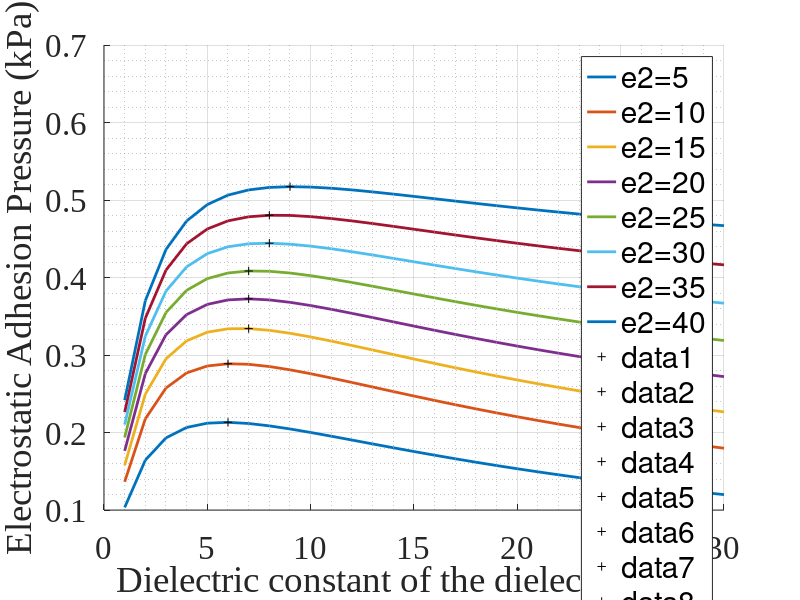

Recreate this plot in MATLAB.
Read=csvread('Untitled.csv',5,0);
g=Read(:,1);
S184=Read(:,2);
force=Read(:,3);
i=0;
for j=5:5:40
    i=i+1;
    F(:,i)=force(g==j);
    S(:,i)=S184(g==j);
end
for j=1:i
    hold on
plot(S(:,j),F(:,j),'LineWidth',2)
end
legend('e2=5','e2=10','e2=15','e2=20','e2=25','e2=30','e2=35','e2=40')
for j=1:i
    hold on
plot(S(F(:,j)==max(F(:,j)),j),max(F(:,j)),'k+')
end

grid
grid minor
set(gca,'Fontname','Times New Roman','Fontsize',24)
xlabel('Dielectric constant of the dielectric layer')
ylabel('Electrostatic Adhesion Pressure (kPa)')